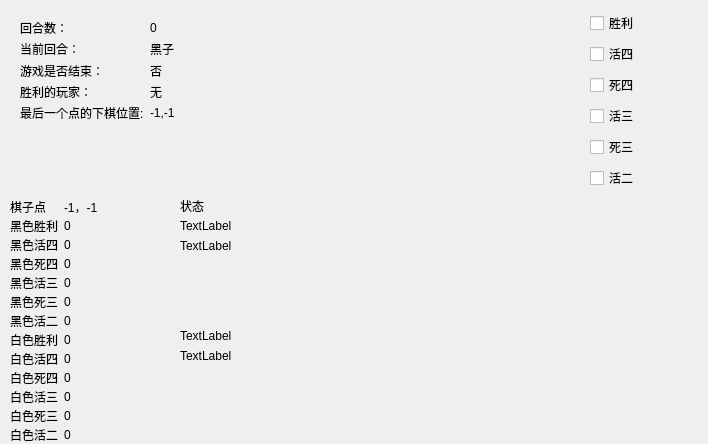
<?xml version="1.0" encoding="UTF-8"?>
<ui version="4.0">
 <class>ChessBoardMonitor</class>
 <widget class="QWidget" name="ChessBoardMonitor">
  <property name="geometry">
   <rect>
    <x>0</x>
    <y>0</y>
    <width>708</width>
    <height>444</height>
   </rect>
  </property>
  <property name="windowTitle">
   <string>Form</string>
  </property>
  <widget class="QWidget" name="formLayoutWidget">
   <property name="geometry">
    <rect>
     <x>20</x>
     <y>20</y>
     <width>231</width>
     <height>101</height>
    </rect>
   </property>
   <layout class="QFormLayout" name="formLayout">
    <item row="0" column="0">
     <widget class="QLabel" name="lb_roundLabel">
      <property name="text">
       <string>回合数：</string>
      </property>
     </widget>
    </item>
    <item row="0" column="1">
     <widget class="QLabel" name="lb_round">
      <property name="text">
       <string>0</string>
      </property>
     </widget>
    </item>
    <item row="1" column="1">
     <widget class="QLabel" name="lb_nowPlayer">
      <property name="text">
       <string>黑子</string>
      </property>
     </widget>
    </item>
    <item row="1" column="0">
     <widget class="QLabel" name="lb_nowPlayerLabel">
      <property name="text">
       <string>当前回合：</string>
      </property>
     </widget>
    </item>
    <item row="2" column="0">
     <widget class="QLabel" name="lb_closeFlagLabel">
      <property name="text">
       <string>游戏是否结束：</string>
      </property>
     </widget>
    </item>
    <item row="2" column="1">
     <widget class="QLabel" name="lb_closeFlag">
      <property name="text">
       <string>否</string>
      </property>
     </widget>
    </item>
    <item row="3" column="0">
     <widget class="QLabel" name="lb_winnerLabel">
      <property name="text">
       <string>胜利的玩家：</string>
      </property>
     </widget>
    </item>
    <item row="3" column="1">
     <widget class="QLabel" name="lb_winner">
      <property name="text">
       <string>无</string>
      </property>
     </widget>
    </item>
    <item row="4" column="0">
     <widget class="QLabel" name="lb_lastPointLabel">
      <property name="text">
       <string>最后一个点的下棋位置:</string>
      </property>
     </widget>
    </item>
    <item row="4" column="1">
     <widget class="QLabel" name="lb_lastPoint">
      <property name="text">
       <string>-1,-1</string>
      </property>
     </widget>
    </item>
   </layout>
  </widget>
  <widget class="QWidget" name="formLayoutWidget_2">
   <property name="geometry">
    <rect>
     <x>10</x>
     <y>200</y>
     <width>161</width>
     <height>241</height>
    </rect>
   </property>
   <layout class="QFormLayout" name="formLayout_2">
    <item row="0" column="0">
     <widget class="QLabel" name="label">
      <property name="text">
       <string>棋子点</string>
      </property>
     </widget>
    </item>
    <item row="0" column="1">
     <widget class="QLabel" name="lb_c_chess">
      <property name="text">
       <string>-1，-1</string>
      </property>
     </widget>
    </item>
    <item row="1" column="0">
     <widget class="QLabel" name="label_3">
      <property name="text">
       <string>黑色胜利</string>
      </property>
     </widget>
    </item>
    <item row="1" column="1">
     <widget class="QLabel" name="lb_b_succeed">
      <property name="text">
       <string>0</string>
      </property>
     </widget>
    </item>
    <item row="2" column="0">
     <widget class="QLabel" name="label_5">
      <property name="text">
       <string>黑色活四</string>
      </property>
     </widget>
    </item>
    <item row="2" column="1">
     <widget class="QLabel" name="lb_b_active4">
      <property name="text">
       <string>0</string>
      </property>
     </widget>
    </item>
    <item row="3" column="0">
     <widget class="QLabel" name="label_7">
      <property name="text">
       <string>黑色死四</string>
      </property>
     </widget>
    </item>
    <item row="3" column="1">
     <widget class="QLabel" name="lb_b_death4">
      <property name="text">
       <string>0</string>
      </property>
     </widget>
    </item>
    <item row="4" column="0">
     <widget class="QLabel" name="label_9">
      <property name="text">
       <string>黑色活三</string>
      </property>
     </widget>
    </item>
    <item row="4" column="1">
     <widget class="QLabel" name="lb_b_active3">
      <property name="text">
       <string>0</string>
      </property>
     </widget>
    </item>
    <item row="5" column="0">
     <widget class="QLabel" name="label_11">
      <property name="text">
       <string>黑色死三</string>
      </property>
     </widget>
    </item>
    <item row="5" column="1">
     <widget class="QLabel" name="lb_b_death3">
      <property name="text">
       <string>0</string>
      </property>
     </widget>
    </item>
    <item row="6" column="0">
     <widget class="QLabel" name="label_13">
      <property name="text">
       <string>黑色活二</string>
      </property>
     </widget>
    </item>
    <item row="6" column="1">
     <widget class="QLabel" name="lb_b_active2">
      <property name="text">
       <string>0</string>
      </property>
     </widget>
    </item>
    <item row="7" column="0">
     <widget class="QLabel" name="label_15">
      <property name="text">
       <string>白色胜利</string>
      </property>
     </widget>
    </item>
    <item row="8" column="0">
     <widget class="QLabel" name="label_16">
      <property name="text">
       <string>白色活四</string>
      </property>
     </widget>
    </item>
    <item row="7" column="1">
     <widget class="QLabel" name="lb_w_succeed">
      <property name="text">
       <string>0</string>
      </property>
     </widget>
    </item>
    <item row="8" column="1">
     <widget class="QLabel" name="lb_w_active4">
      <property name="text">
       <string>0</string>
      </property>
     </widget>
    </item>
    <item row="9" column="0">
     <widget class="QLabel" name="label_19">
      <property name="text">
       <string>白色死四</string>
      </property>
     </widget>
    </item>
    <item row="9" column="1">
     <widget class="QLabel" name="lb_w_death4">
      <property name="text">
       <string>0</string>
      </property>
     </widget>
    </item>
    <item row="10" column="0">
     <widget class="QLabel" name="label_21">
      <property name="text">
       <string>白色活三</string>
      </property>
     </widget>
    </item>
    <item row="11" column="0">
     <widget class="QLabel" name="label_22">
      <property name="text">
       <string>白色死三</string>
      </property>
     </widget>
    </item>
    <item row="12" column="0">
     <widget class="QLabel" name="label_23">
      <property name="text">
       <string>白色活二</string>
      </property>
     </widget>
    </item>
    <item row="10" column="1">
     <widget class="QLabel" name="lb_w_active3">
      <property name="text">
       <string>0</string>
      </property>
     </widget>
    </item>
    <item row="11" column="1">
     <widget class="QLabel" name="lb_w_death3">
      <property name="text">
       <string>0</string>
      </property>
     </widget>
    </item>
    <item row="12" column="1">
     <widget class="QLabel" name="lb_w_active2">
      <property name="text">
       <string>0</string>
      </property>
     </widget>
    </item>
   </layout>
  </widget>
  <widget class="QWidget" name="verticalLayoutWidget">
   <property name="geometry">
    <rect>
     <x>590</x>
     <y>10</y>
     <width>111</width>
     <height>181</height>
    </rect>
   </property>
   <layout class="QVBoxLayout" name="verticalLayout">
    <item>
     <widget class="QCheckBox" name="cb_succeed">
      <property name="text">
       <string>胜利</string>
      </property>
     </widget>
    </item>
    <item>
     <widget class="QCheckBox" name="cb_active4">
      <property name="text">
       <string>活四</string>
      </property>
     </widget>
    </item>
    <item>
     <widget class="QCheckBox" name="cb_death4">
      <property name="text">
       <string>死四</string>
      </property>
     </widget>
    </item>
    <item>
     <widget class="QCheckBox" name="cb_active3">
      <property name="text">
       <string>活三</string>
      </property>
     </widget>
    </item>
    <item>
     <widget class="QCheckBox" name="cb_death3">
      <property name="text">
       <string>死三</string>
      </property>
     </widget>
    </item>
    <item>
     <widget class="QCheckBox" name="cb_active2">
      <property name="text">
       <string>活二</string>
      </property>
     </widget>
    </item>
   </layout>
  </widget>
  <widget class="QLabel" name="lb_score">
   <property name="geometry">
    <rect>
     <x>180</x>
     <y>200</y>
     <width>54</width>
     <height>12</height>
    </rect>
   </property>
   <property name="text">
    <string>状态</string>
   </property>
  </widget>
  <widget class="QLabel" name="lb_b_status">
   <property name="geometry">
    <rect>
     <x>180</x>
     <y>220</y>
     <width>54</width>
     <height>12</height>
    </rect>
   </property>
   <property name="text">
    <string>TextLabel</string>
   </property>
  </widget>
  <widget class="QLabel" name="lb_b_willsucceed">
   <property name="geometry">
    <rect>
     <x>180</x>
     <y>240</y>
     <width>54</width>
     <height>12</height>
    </rect>
   </property>
   <property name="text">
    <string>TextLabel</string>
   </property>
  </widget>
  <widget class="QLabel" name="lb_w_status">
   <property name="geometry">
    <rect>
     <x>180</x>
     <y>330</y>
     <width>54</width>
     <height>12</height>
    </rect>
   </property>
   <property name="text">
    <string>TextLabel</string>
   </property>
  </widget>
  <widget class="QLabel" name="lb_w_willsucceed">
   <property name="geometry">
    <rect>
     <x>180</x>
     <y>350</y>
     <width>54</width>
     <height>12</height>
    </rect>
   </property>
   <property name="text">
    <string>TextLabel</string>
   </property>
  </widget>
 </widget>
 <resources/>
 <connections/>
</ui>
